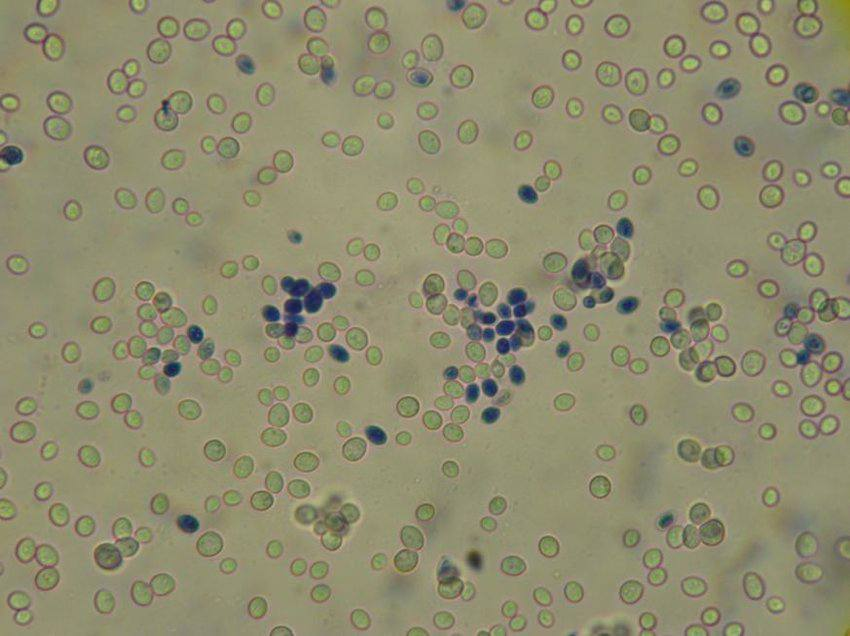
#> input picture images/image1.jpg, 850 x 636 px
$ python filtered.py   (older library calls are emulated)
#> lines starting #> are read from the running program, lines starting #| are printed output that depends on the picture; after the words box and inside, x2 and y2 are one past the last pixel; in counts of white or black regions, pixels touching at a corner belong together
# import the necessary packages
import cv2
import numpy as np

IMAGE: str = "./images/image1.jpg"
CONNECTIVITY: int = 4

# load the input image from disk, convert it to grayscale, and
# threshold it
image = cv2.imread(IMAGE)
#> image is the input picture: shape (636, 850, 3); mean B, G, R 111, 140.1, 142.6
gray = cv2.cvtColor(image, cv2.COLOR_BGR2GRAY)
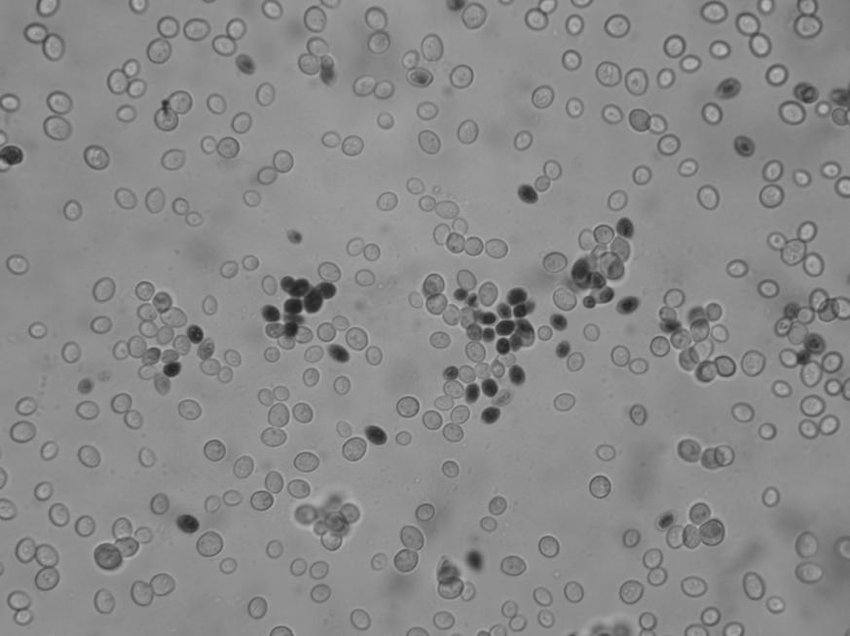
#> gray: shape (636, 850); min 27, max 190, mean 137.5
thresh = cv2.threshold(gray, 0, 255,
	cv2.THRESH_BINARY_INV | cv2.THRESH_OTSU)[1]
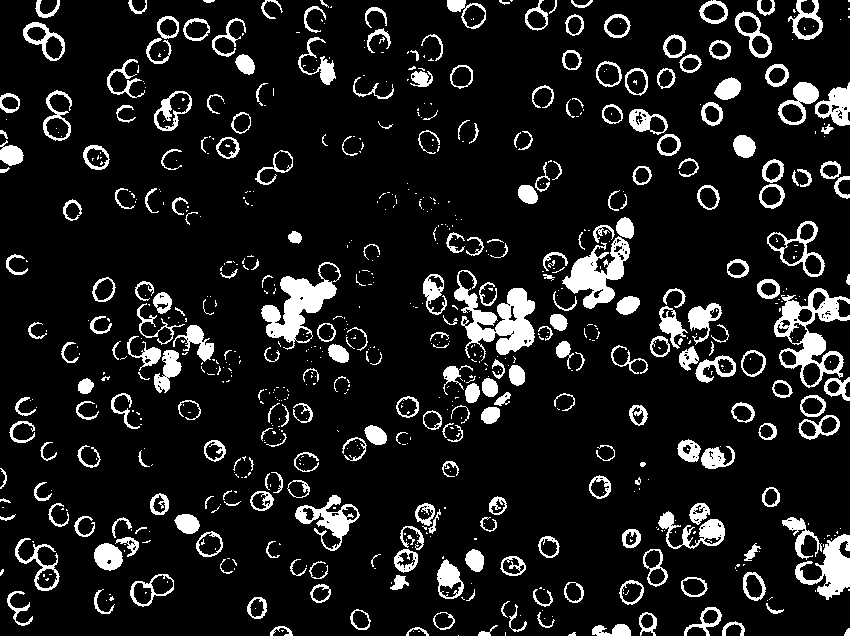
#> thresh: shape (636, 850); 11.3% white; 777 white regions (489 under 20 px), largest, box (x1, y1, x2, y2) and area: (454, 270, 535, 361) 3053, (774, 288, 850, 388) 2624, (261, 262, 341, 350) 2565

cv2.imshow("Thresh", thresh)
cv2.waitKey(0)

# apply connected component analysis to the thresholded image
output = cv2.connectedComponentsWithStats(
	thresh, CONNECTIVITY, cv2.CV_32S)
(numLabels, labels, stats, centroids) = output
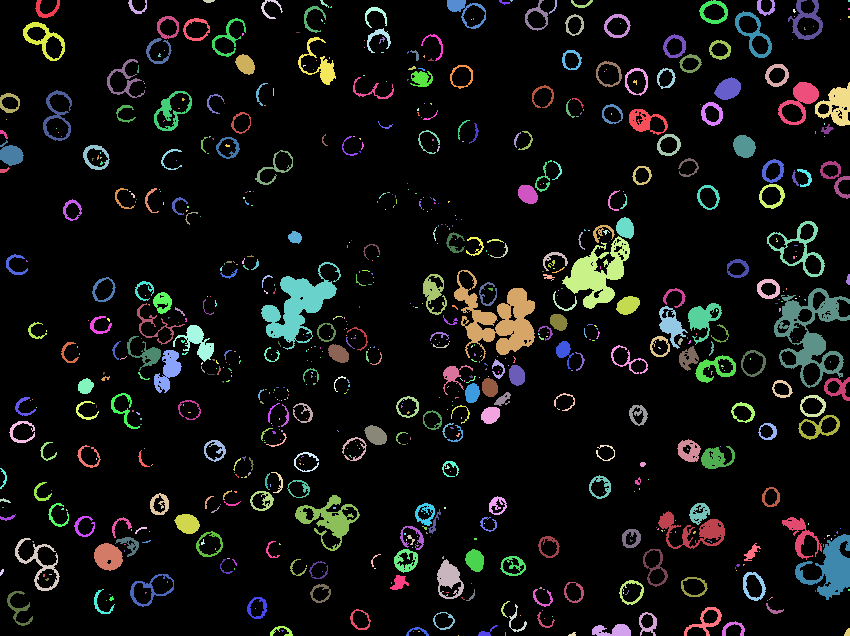
#> labels: shape (636, 850) int32; 778 distinct labels, from 0 to 777; one colour per label, 0 black
#> numLabels = 778; stats = 778 rows, first 6: [0, 0, 850, 636, 479385], [35, 0, 25, 18, 170], [128, 0, 19, 14, 93], [203, 0, 12, 3, 27], [261, 0, 22, 19, 111], [320, 0, 9, 8, 23]; centroids = 778 pairs, first value 1.41 to 848.5, second value 0.25 to 635

# initialize an output mask to store all characters parsed from
# the license plate
mask = np.zeros(gray.shape, dtype="uint8")

# loop over the number of unique connected component labels, skipping
# over the first label (as label zero is the background)
for i in range(1, numLabels):
	# extract the connected component statistics for the current
	# label
	x = stats[i, cv2.CC_STAT_LEFT]
	y = stats[i, cv2.CC_STAT_TOP]
	w = stats[i, cv2.CC_STAT_WIDTH]
	h = stats[i, cv2.CC_STAT_HEIGHT]
	area = stats[i, cv2.CC_STAT_AREA]
	(cX, cY) = centroids[i]

    # ensure the width, height, and area are all neither too small
	# nor too big
	keepWidth = w > 5 and w < 100
	keepHeight = h > 5 and h < 100
	keepArea = area > 50 and area < 1000
	# ensure the connected component we are examining passes all
	# three tests
	if all((keepWidth, keepHeight, keepArea)):
		# construct a mask for the current connected component and
		# then take the bitwise OR with the mask
		print("[INFO] keeping connected component '{}'".format(i))
		componentMask = (labels == i).astype("uint8") * 255
		mask = cv2.bitwise_or(mask, componentMask)
		cv2.rectangle(image, (x, y), (x + w, y + h), (0, 255, 0), 3)
		cv2.circle(image, (int(cX), int(cY)), 4, (0, 0, 255), -1)
#> this loop made 777 passes
#> (x, y, w, h, area, cX, cY, keepWidth) on passes 1 to 3: (35, 0, 25, 18, 170, 45.87, 9.45, True), (128, 0, 19, 14, 93, 136.5, 7.35, True), (203, 0, 12, 3, 27, 208.4, 0.741, True)
#> pass 1, `componentMask = (labels == i).astype("uint8") * 255`:
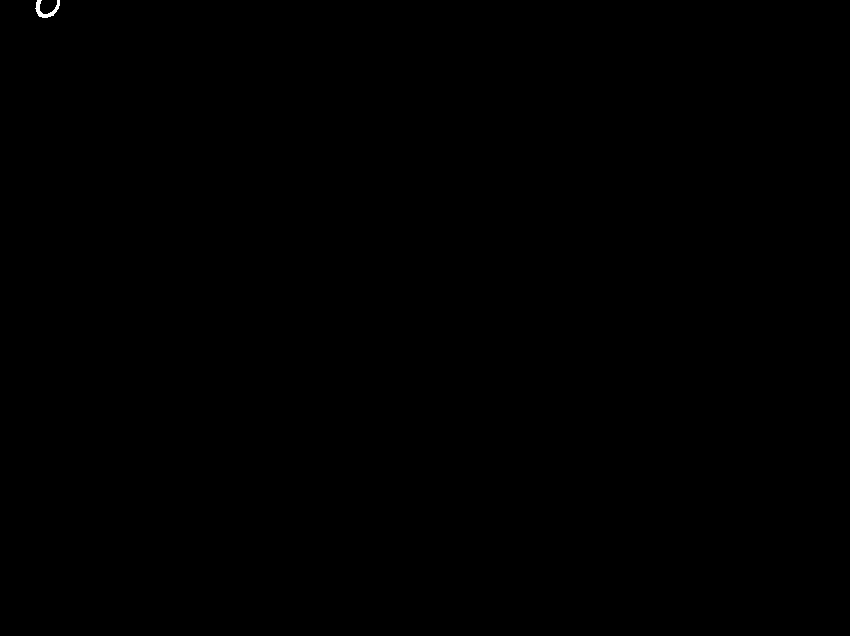
#> componentMask: shape (636, 850); 0.03% white; 1 white region, box (x1, y1, x2, y2) and area: (35, 0, 60, 18) 170
#> after the loop:
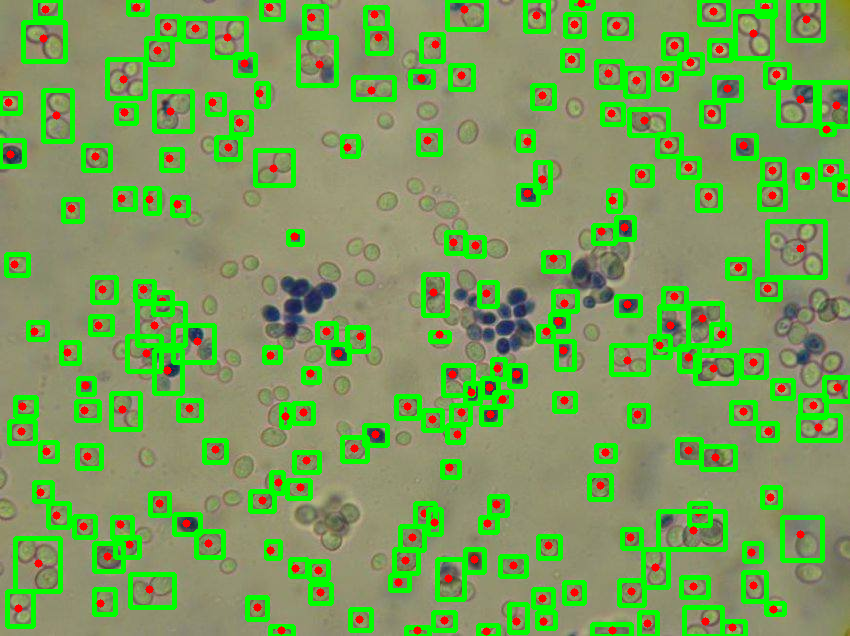
#> image: shape (636, 850, 3); 18.57% of pixels changed, all inside (x1, y1, x2, y2) = (0, 0, 850, 636)
#> after the loop:
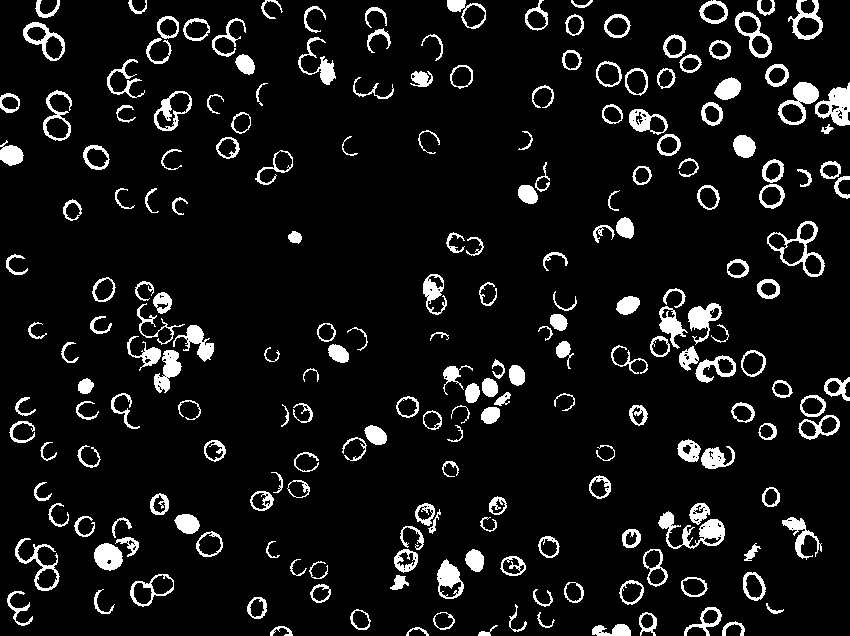
#> mask: shape (636, 850); 8.2% white; 211 white regions, largest, box (x1, y1, x2, y2) and area: (658, 511, 725, 549) 952, (815, 82, 850, 126) 795, (778, 82, 819, 125) 715

# show the original input image and the mask for the license plate
# characters
cv2.imshow("Image", image)
cv2.imshow("Characters", mask)
cv2.waitKey(0)
